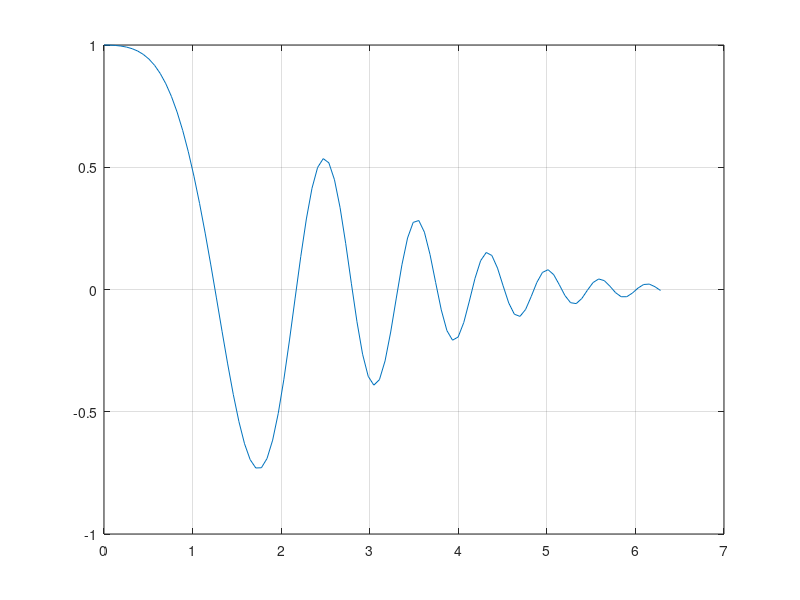

This figure's MATLAB source: (Note: this script raises an error after producing the figure.)
%% 1_a
clear;
u = 0.1;
a = 0;
b = 2*pi;
x = linspace(a, b, 100);
F = @(x)exp(-u*x.*x).*cos(x.*x);
y = F(x);
plot(x, y);
hold on;
grid on;
xr = ginput(2);
[x_min, y_min] = fminbnd(F, xr(1, 1), xr(2, 1));
plot(x_min, y_min, 'r.', 'MarkerSize', 20);
plot(xr(1, 1), xr(1, 2), 'k.', 'MarkerSize', 10);
plot(xr(2, 1), xr(2, 2), 'k.', 'MarkerSize', 10);
line([xr(1, 1) xr(2, 1)], [xr(1, 2)  xr(2, 2)], 'Color', 'Black')

%% 1_b
clear;
a = 0;
b = 2*pi/3;
a1 = 1;
b1 = 2;
x = linspace(a, b, 100);
F = @(x)1./((a1.*cos(x)+b1.*sin(x)).^2);
y = F(x);
plot(x, y);
hold on;
grid on;
xr = ginput(2);
[x_min, y_min] = fminbnd(F, xr(1, 1), xr(2, 1));
plot(x_min, y_min, 'r.', 'MarkerSize', 20);
plot(xr(1, 1), xr(1, 2), 'k.', 'MarkerSize', 10);
plot(xr(2, 1), xr(2, 2), 'k.', 'MarkerSize', 10);
line([xr(1, 1) xr(2, 1)], [xr(1, 2)  xr(2, 2)], 'Color', 'Black')

%% 1_c
clear;
a = 0;
b = 4;
x = linspace(a, b, 100);
F = @(x)2-abs(x).*exp(1).^(-abs(x-1));
y = F(x);
plot(x, y);
hold on;
grid on;
xr = ginput(2);
[x_min, y_min] = fminbnd(F, xr(1, 1), xr(2, 1));
plot(x_min, y_min, 'r.', 'MarkerSize', 20);
plot(xr(1, 1), xr(1, 2), 'k.', 'MarkerSize', 10);
plot(xr(2, 1), xr(2, 2), 'k.', 'MarkerSize', 10);
line([xr(1, 1) xr(2, 1)], [xr(1, 2)  xr(2, 2)], 'Color', 'Black')

%% 1_d

%% 1_e

%% 2_a
clear;
xr = [0 -0.2; 1 -0.2];
global par_a;
hold on;
grid on;
for par_a = 1:1:8
x = linspace(0, 1, 100);
y = fun_a(x);
plot(x, y);
[x_min, y_min] = fminbnd(@fun_a, xr(1, 1), xr(2, 1));
plot(x_min, y_min, 'r.', 'MarkerSize', 20);
end
plot(xr(1, 1), xr(1, 2), 'k.', 'MarkerSize', 10);
plot(xr(2, 1), xr(2, 2), 'k.', 'MarkerSize', 10);
line([xr(1, 1) xr(2, 1)], [xr(1, 2)  xr(2, 2)], 'Color', 'Black');

%% 2_b
clear;
xr = [0 0.1; 1 0.1];
global par_b1;
global par_b2;
hold on;
grid on;
par_bM = linspace(1, 0, 8);
for par_b = 1:1:8
    par_b1 = par_b;
    par_b2 = par_bM(par_b);
    x = linspace(0, 1, 100);
    y = fun_b(x);
    plot(x, y);
    [x_min, y_min] = fminbnd(@fun_b, xr(1, 1), xr(2, 1));
    plot(x_min, y_min, 'r.', 'MarkerSize', 20);
end
plot(xr(1, 1), xr(1, 2), 'k.', 'MarkerSize', 10);
plot(xr(2, 1), xr(2, 2), 'k.', 'MarkerSize', 10);
line([xr(1, 1) xr(2, 1)], [xr(1, 2)  xr(2, 2)], 'Color', 'Black');

%% 2_c
clear;
xr = [0 0.1; 1 0.1];
global par_c1;
global par_c2;
hold on;
grid on;
par_cM = linspace(1, 0, 8);
for par_c = 1:1:8
    par_c1 = par_c;
    par_c2 = par_cM(par_c);
    x = linspace(0, 1, 100);
    y = fun_c(x);
    plot(x, y);
    [x_min, y_min] = fminbnd(@fun_c, xr(1, 1), xr(2, 1));
    plot(x_min, y_min, 'r.', 'MarkerSize', 20);
end
plot(xr(1, 1), xr(1, 2), 'k.', 'MarkerSize', 10);
plot(xr(2, 1), xr(2, 2), 'k.', 'MarkerSize', 10);
line([xr(1, 1) xr(2, 1)], [xr(1, 2)  xr(2, 2)], 'Color', 'Black');

%% 3
clear;
u = 0.1;
a = 0;
b = 2*pi;
x = linspace(a, b, 100);
F = @(x)exp(-u*x.*x).*cos(x.*x);
y = F(x);
plot(x, y);
hold on;
grid on;
xr = ginput(1);
[x_min, y_min] = fminsearch(F, xr(1)) ;
plot(x_min, y_min, 'r.', 'MarkerSize', 20);
plot(xr(1, 1), xr(1, 2), 'k.', 'MarkerSize', 20);

%% 4

%% 5

%% 6


%%
function f = fun_a(x)
global par_a;
f = (x.^par_a).*log(x);
end

function f = fun_b(x)
global par_b1;
global par_b2;
f = (x.^(par_b1)).*(exp(1).^(-par_b2.*x));
end

function f = fun_c(x)
global par_c1;
global par_c2;
f = (x.^(par_c1)).*((1-x).^par_c2);
end